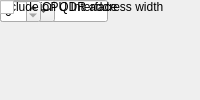
<?xml version="1.0" encoding="UTF-8"?>
<ui version="4.0">
 <class>MainWindow</class>
 <widget class="QMainWindow" name="MainWindow">
  <property name="windowTitle"><string>QDR</string></property>
  <widget class="QWidget" name="centralwidget">
   <!-- NOTE: this is a simplified structural mirror of the generated
        <module>_ui.py, not a full round-trip Designer file. Regenerate
        both from the same spec if you need to edit layout by hand. -->
       <widget class="QLabel" name="label_name">
     <property name="text"><string>Block name</string></property>
    </widget>
       <widget class="QLineEdit" name="name">
     <property name="toolTip"><string>A name you choose for this block instance, e.g. to note what it's used for in this design. Shown below the block on the diagram.</string></property>
    </widget>
       <widget class="QLabel" name="label_which_qdr">
     <property name="text"><string>QDR Chip</string></property>
    </widget>
       <widget class="QComboBox" name="which_qdr">
     <item><property name="text"><string>qdr0</string></property></item>
     <item><property name="text"><string>qdr1</string></property></item>
     <item><property name="text"><string>qdr2</string></property></item>
     <item><property name="text"><string>qdr3</string></property></item>
    </widget>
       <widget class="QLabel" name="label_qdr_awidth">
     <property name="text"><string>Simulation QDR address width</string></property>
    </widget>
       <widget class="QSpinBox" name="qdr_awidth"/>
       <widget class="QLabel" name="label_use_sniffer">
     <property name="text"><string>Include CPU Interface</string></property>
    </widget>
       <widget class="QCheckBox" name="use_sniffer"/>
  </widget>
 </widget>
 <resources/>
 <connections/>
</ui>
